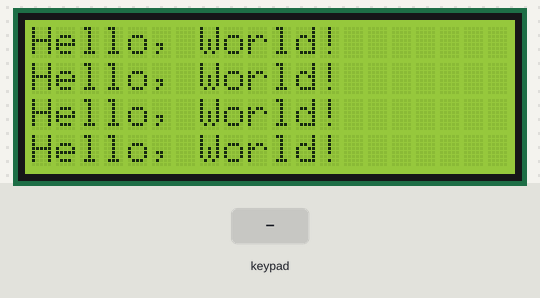
A program run on a simulated ESP32. On the bench: 20×4 character LCD. The test bench sets the inputs (shaded band).

Above: at 1.3 s.
1.4 s: keypad keys 2 7 1 4 1 2 1 3 # pressed 0.4 s apart
At 5.1 s:
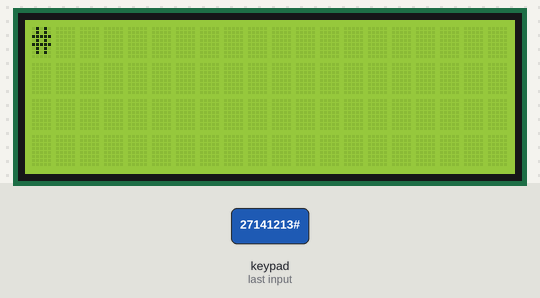
6.5 s: key 'A' pressed
At 7.5 s:
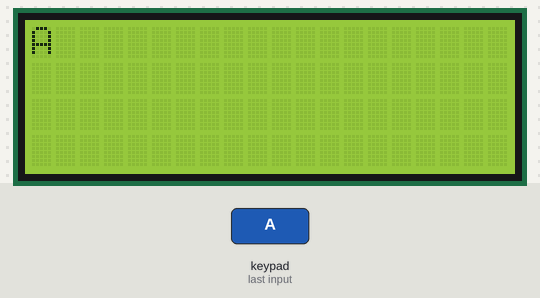
8.0 s: key 'B' pressed
9.5 s: keypad keys 2 7 1 4 1 2 1 3 * pressed 0.4 s apart
At 10.51 s:
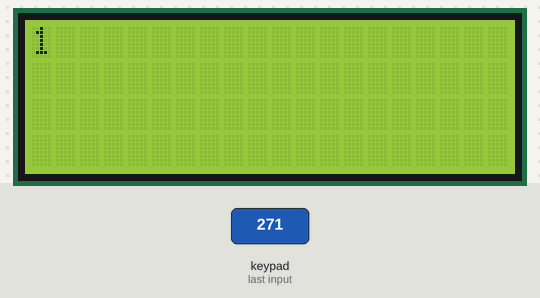
14.6 s: key 'C' pressed
16.1 s: keypad keys 2 7 1 4 1 2 1 3 D pressed 0.4 s apart
At 19.7 s:
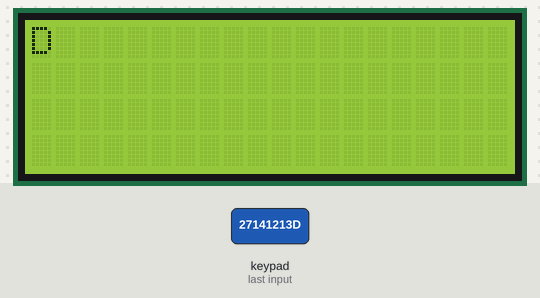
Timing chart, 0 to 21.2 s (numbered marks = the images above; inputs shaded):
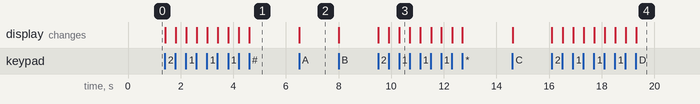

The program:

main.cpp
```cpp
#include <Arduino.h>
#include <Keypad.h>
#include <LiquidCrystal_I2C.h>

// set the LCD number of columns and rows
int lcdColumns = 20;
int lcdRows = 4;

// set LCD address, number of columns and rows
// if you don't know your display address, run an I2C scanner sketch
LiquidCrystal_I2C lcd(0x27, lcdColumns, lcdRows);

const byte ROWS = 4; //four rows
const byte COLS = 4; //four columns
//define the cymbols on the buttons of the keypads
char hexaKeys[COLS][ROWS] = {
    {'1', '2', '3', 'A'},
    {'4', '5', '6', 'B'},
    {'7', '8', '9', 'C'},
    {'*', '0', '#', 'D'}};
byte rowPins[ROWS] = {27, 14, 12, 13}; //connect to the row pinouts of the keypad
byte colPins[COLS] = {32, 33, 25, 26}; //connect to the column pinouts of the keypad

Keypad customKeypad = Keypad(makeKeymap(hexaKeys), rowPins, colPins, ROWS, COLS);

void setup()
{
  Serial.begin(9600);
  // initialize LCD
  lcd.init();
  // turn on LCD backlight
  lcd.backlight();
  lcd.setCursor(0, 0);
  lcd.print("Hello, World!");
  lcd.setCursor(0, 1);
  lcd.print("Hello, World!");
  lcd.setCursor(0, 2);
  lcd.print("Hello, World!");
  lcd.setCursor(0, 3);
  lcd.print("Hello, World!");
  lcd.setCursor(0, 0);
}

int count = 0;

void loop()
{
  char customKey = customKeypad.getKey();

  if (customKey)
  {
    if (count++ > 19)
    {
      count = 0;
      lcd.setCursor(0, 0);
    }
    lcd.clear();
    lcd.print(customKey);
    // Serial.println(customKey);
  }
}
```

Measured:
- after the input at 1.4 s, the display: first changes at once (image 1 shows a later state)
- after the input at 6.5 s, the display: changes at once (image 2)
- after the input at 9.5 s, the display: first changes at once (image 3 shows a later state)
- after the input at 16.1 s, the display: first changes at once (image 4 shows a later state)
